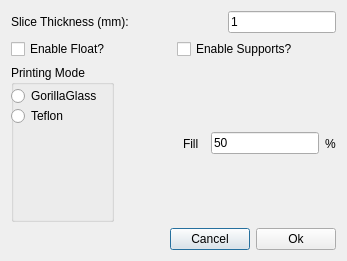
<?xml version="1.0" encoding="UTF-8"?>
<ui version="4.0">
 <class>Dialog</class>
 <widget class="QDialog" name="Dialog">
  <property name="geometry">
   <rect>
    <x>0</x>
    <y>0</y>
    <width>347</width>
    <height>261</height>
   </rect>
  </property>
  <property name="windowTitle">
   <string>Dialog</string>
  </property>
  <layout class="QHBoxLayout" name="horizontalLayout_6">
   <item>
    <layout class="QVBoxLayout" name="verticalLayout">
     <item>
      <layout class="QHBoxLayout" name="horizontalLayout">
       <item>
        <widget class="QLabel" name="label_3">
         <property name="text">
          <string>Slice Thickness (mm):</string>
         </property>
        </widget>
       </item>
       <item>
        <spacer name="horizontalSpacer_2">
         <property name="orientation">
          <enum>Qt::Horizontal</enum>
         </property>
         <property name="sizeHint" stdset="0">
          <size>
           <width>40</width>
           <height>20</height>
          </size>
         </property>
        </spacer>
       </item>
       <item>
        <widget class="QLineEdit" name="sliceThickness">
         <property name="text">
          <string>1</string>
         </property>
        </widget>
       </item>
      </layout>
     </item>
     <item>
      <layout class="QHBoxLayout" name="horizontalLayout_2">
       <item>
        <widget class="QCheckBox" name="checkBoxFloat">
         <property name="text">
          <string>Enable Float?</string>
         </property>
        </widget>
       </item>
       <item>
        <widget class="QCheckBox" name="checkBoxSupports">
         <property name="text">
          <string>Enable Supports?</string>
         </property>
        </widget>
       </item>
      </layout>
     </item>
     <item>
      <layout class="QHBoxLayout" name="horizontalLayout_4">
       <item>
        <layout class="QHBoxLayout" name="horizontalLayout_3">
         <item>
          <widget class="QGroupBox" name="groupBox">
           <property name="title">
            <string>Printing Mode</string>
           </property>
           <widget class="QRadioButton" name="radioButtonGorilla">
            <property name="enabled">
             <bool>true</bool>
            </property>
            <property name="geometry">
             <rect>
              <x>0</x>
              <y>20</y>
              <width>102</width>
              <height>22</height>
             </rect>
            </property>
            <property name="text">
             <string>GorillaGlass</string>
            </property>
           </widget>
           <widget class="QRadioButton" name="radioButtonTeflon">
            <property name="geometry">
             <rect>
              <x>0</x>
              <y>40</y>
              <width>102</width>
              <height>22</height>
             </rect>
            </property>
            <property name="text">
             <string>Teflon</string>
            </property>
           </widget>
          </widget>
         </item>
         <item>
          <spacer name="horizontalSpacer">
           <property name="orientation">
            <enum>Qt::Horizontal</enum>
           </property>
           <property name="sizeHint" stdset="0">
            <size>
             <width>40</width>
             <height>20</height>
            </size>
           </property>
          </spacer>
         </item>
         <item>
          <widget class="QLabel" name="label_5">
           <property name="text">
            <string>Fill  </string>
           </property>
          </widget>
         </item>
         <item>
          <widget class="QLineEdit" name="fillPercentage">
           <property name="text">
            <string>50</string>
           </property>
          </widget>
         </item>
         <item>
          <widget class="QLabel" name="label_6">
           <property name="text">
            <string>%</string>
           </property>
          </widget>
         </item>
        </layout>
       </item>
      </layout>
     </item>
     <item>
      <layout class="QHBoxLayout" name="horizontalLayout_5">
       <item>
        <spacer name="horizontalSpacer_3">
         <property name="orientation">
          <enum>Qt::Horizontal</enum>
         </property>
         <property name="sizeHint" stdset="0">
          <size>
           <width>40</width>
           <height>20</height>
          </size>
         </property>
        </spacer>
       </item>
       <item>
        <widget class="QPushButton" name="CancelButton">
         <property name="text">
          <string>Cancel</string>
         </property>
        </widget>
       </item>
       <item>
        <widget class="QPushButton" name="OkButton">
         <property name="text">
          <string>Ok</string>
         </property>
        </widget>
       </item>
      </layout>
     </item>
    </layout>
   </item>
  </layout>
 </widget>
 <resources/>
 <connections/>
</ui>
